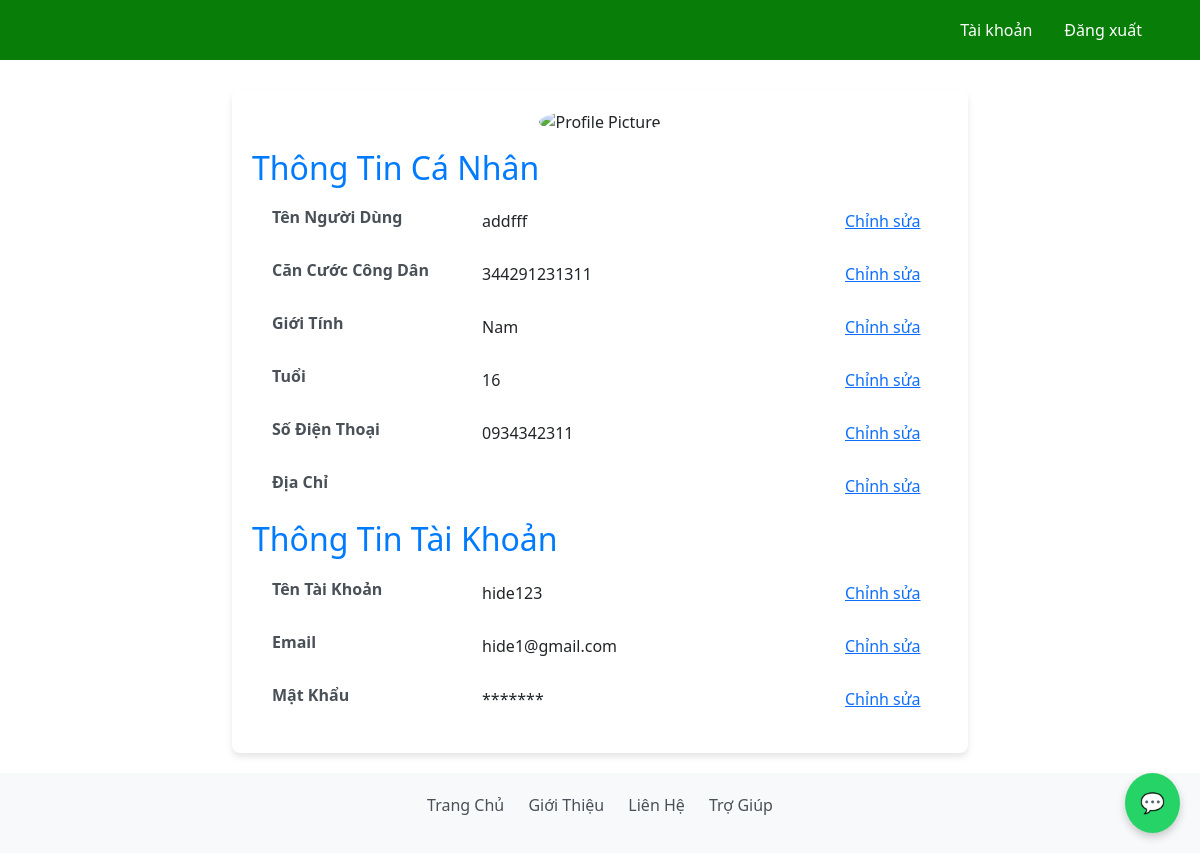
/customer/ (signed in), run on an earlier commit of the app's database.
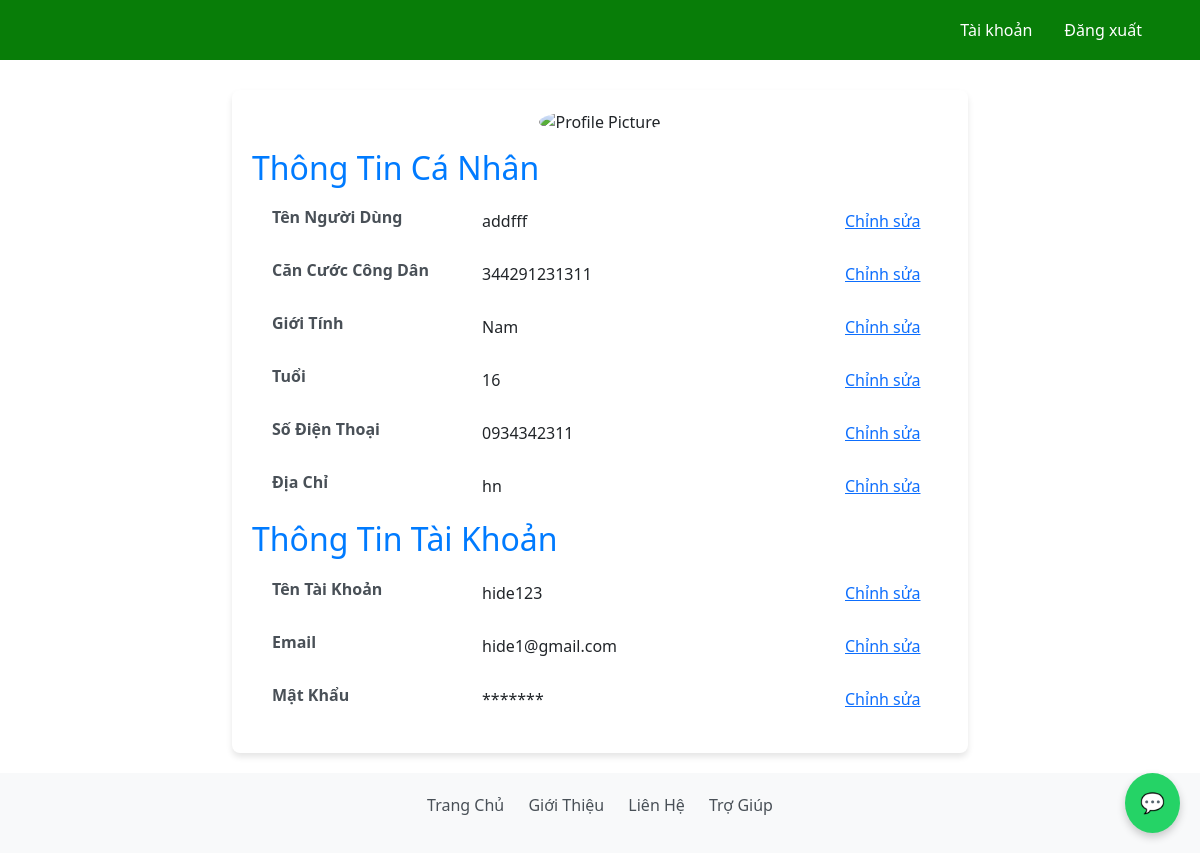
And on a later commit of the database.
### backend/model/qlkh.py (models this page shows)
class Customer(db.Model):
    id = db.Column(db.Integer, primary_key=True, autoincrement=True)
    full_name = db.Column(db.String(100), nullable=False)
    age = db.Column(db.Integer, nullable=False)
    gender = db.Column(db.String(20), nullable=False)
    cccd = db.Column(db.String(20), unique=True, nullable=False)
    address = db.Column(db.String(200), nullable=False)
    sdt = db.Column(db.String(100), unique=True, nullable=False)
    image = db.Column(db.String(100))
    user_id = db.Column(db.Integer, db.ForeignKey('user.id'), nullable=False)
    user = db.relationship('User', backref='customers', lazy=True)

### backend/customers/router.py (the view)
@customer.route('/',methods=['GET'])
@login_required
def index():
    if current_user.role != 'kh':
        return redirect(url_for('accounts.index'))
    customer = Customer.query.get(current_user.id)
    user = User.query.get(current_user.id)
    return render_template('user_nd.html',customer=customer,user=user)

### templates/user_nd.html (shortened to what the changed rows need)
<!DOCTYPE html>
<html lang="en">
  <head>
    <link
      href="https://cdn.jsdelivr.net/npm/bootstrap@5.3.0-alpha3/dist/css/bootstrap.min.css"
      rel="stylesheet"
    />
    <link rel="stylesheet" href="../static/css/user_nd.css" />
  </head>
  <body>
    <main class="main-container container">
      <form action="{{url_for('customer.update_user')}}" method="post">
        <div class="row justify-content-center">
          <div class="col-md-8">
            <div class="profile-card">
              <div class="profile-details">
                <h2>Thông Tin Cá Nhân</h2>
                <div class="form-group">
                  <label for="full_name" class="form-label"
                    >Tên Người Dùng</label
                  >
                  <div id="full_name-display" class="tt_nd">
                    {{customer.full_name}}
                  </div>
                  <button
                    type="button"
                    class="btn btn-link"
                    onclick="cs('full_name')"
                  >
                    Chỉnh sửa
                  </button>
                </div>
                <div class="form-group">
                  <label for="cccd" class="form-label">Căn Cước Công Dân</label>
                  <div id="cccd-display" class="tt_nd">{{customer.cccd}}</div>
                  <button
                    type="button"
                    class="btn btn-link"
                    onclick="cs('cccd')"
                  >
                    Chỉnh sửa
                  </button>
                </div>
                <div class="form-group">
                  <label for="age" class="form-label">Tuổi</label>
                  <div id="age-display" class="tt_nd">{{customer.age}}</div>
                  <button
                    type="button"
                    class="btn btn-link"
                    onclick="cs('age')"
                  >
                    Chỉnh sửa
                  </button>
                </div>
                <div class="form-group">
                  <label for="sdt" class="form-label">Số Điện Thoại</label>
                  <div id="sdt-display" class="tt_nd">{{customer.sdt}}</div>
                  <button
                    type="button"
                    class="btn btn-link"
                    onclick="cs('sdt')"
                  >
                    Chỉnh sửa
                  </button>
                </div>
                <div class="form-group">
                  <label for="dc" class="form-label">Địa Chỉ</label>
                  <div id="dc-display" class="tt_nd">{{customer.address}}</div>
                  <button type="button" class="btn btn-link" onclick="cs('dc')">
                    Chỉnh sửa
                  </button>
                </div>
              </div>
              <div class="account-details">
                <h2>Thông Tin Tài Khoản</h2>
              </div>
            </div>
          </div>
        </div>
      </form>
    </main>
  </body>
</html>

What changed in the data, as far as the page shows it:
changed Customer "addfff": address (not shown) → "hn"
